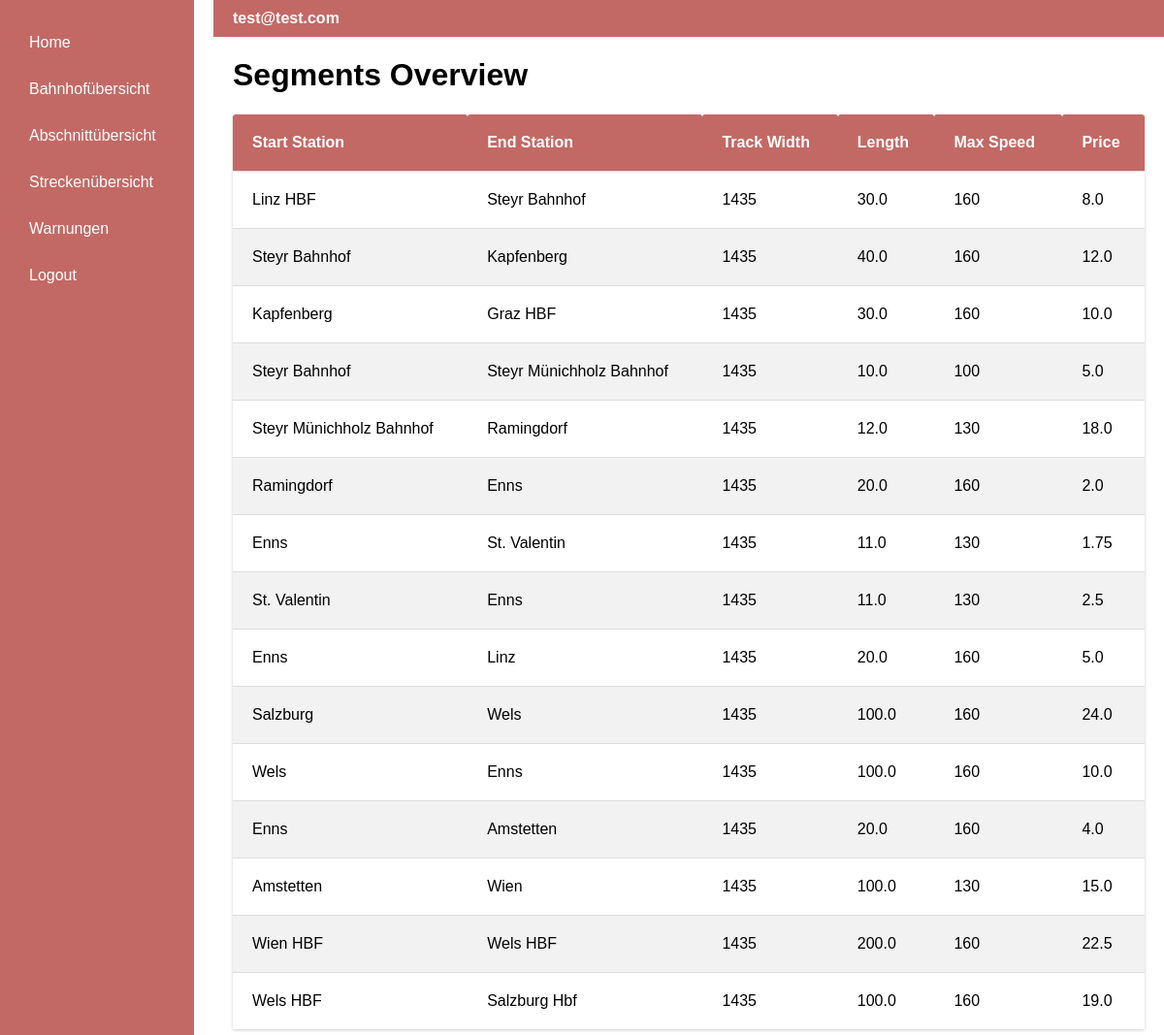
Page /segments (signed in) on the committed database.
### app/models.py (models this page shows, shortened)
class User(UserMixin, db.Model):
    id: so.Mapped[int] = so.mapped_column(primary_key=True)
    username: so.Mapped[str] = so.mapped_column(sa.String(64), index=True,
                                                unique=True)
    email: so.Mapped[str] = so.mapped_column(sa.String(120), index=True,
                                             unique=True)
    password_hash: so.Mapped[Optional[str]] = so.mapped_column(sa.String(256))
    isAdmin = db.Column(db.Boolean, default=False)
    address_id = db.Column(db.Integer, db.ForeignKey('address.id', name='fk_user_address_id'))
    address = db.relationship('Address', backref='user', uselist=False)

class Segment(db.Model):
    id = db.Column(db.Integer, primary_key=True, autoincrement=True)
    startStation = db.Column(db.Integer, db.ForeignKey('station.id', name='fk_segment_start'))
    endStation = db.Column(db.Integer, db.ForeignKey('station.id', name='fk_segment_end'))
    trackWidth = db.Column(db.Integer)
    length = db.Column(db.Double)
    maxSpeed = db.Column(db.Integer)
    price = db.Column(db.Double)
    warnings = db.relationship("Warning")

class Station(db.Model):
    id = db.Column(db.Integer, primary_key=True, autoincrement=True)
    name = db.Column(db.String(140))
    address_id = db.Column(db.Integer, db.ForeignKey('address.id', name='fk_station_address_id'))
    address = db.relationship("Address")
    xcoord = db.Column(db.String(140))
    ycoord = db.Column(db.String(140))

### app/routes.py (the view)
@app.route('/segments')
@login_required
def segments():
    StartStation = aliased(Station)
    EndStation = aliased(Station)
    segments = db.session.query(
        Segment,
        StartStation.name.label('start_station_name'),
        EndStation.name.label('end_station_name')
    ).join(
        StartStation, Segment.startStation == StartStation.id
    ).join(
        EndStation, Segment.endStation == EndStation.id
    ).all()
    return render_template('segment.html', title='Segments', segments=segments)

### app/models.py (called while the page is built)
@login.user_loader
def load_user(id):
    return db.session.get(User, int(id))

### app/templates/segment.html (shortened to what this page needs)
{% extends "base.html" %}
{% block content %}
    <h1>Segments Overview</h1>
    <table class="table-station" >
        <thead>
            <tr>
                <th>Start Station</th>
                <th>End Station</th>
                <th>Track Width</th>
                <th>Length</th>
                <th>Max Speed</th>
                <th>Price</th>
            </tr>
        </thead>
        <tbody>
            {% for segment, start_station_name, end_station_name in segments %}
                <tr>
                     <td> {{ start_station_name }}</td>
                     <td> {{ end_station_name }}</td>
                    <td>{{ segment.trackWidth }}</td>
                    <td>{{ segment.length }}</td>
                    <td>{{ segment.maxSpeed }}</td>
                    <td>{{ segment.price }}</td>
                </tr>
            {% endfor %}
        </tbody>
    </table>
{% endblock %}

### app/templates/base.html (shortened to what this page needs)
<!DOCTYPE html>
<html lang="en">
<head>
</head>
<body>
<div class="container">
    <div class="sidebar">
        <a href="{{ url_for('index') }}">Home</a>
        {% if current_user.is_anonymous %}
            <a href="{{ url_for('login') }}">Login</a>
        {% else %}
            <a href="{{ url_for('trainstation') }}">Bahnhofübersicht</a>
            <a href="{{ url_for('segments') }}">Abschnittübersicht</a>
            <a href="{{ url_for('routes_overview') }}">Streckenübersicht</a>
            <a href="{{ url_for('warnings') }}">Warnungen</a>
            <a href="{{ url_for('logout') }}">Logout</a>
        {% endif %}
    </div>
    <div class="content">
        <div class="topbar">
            <span class="email">{{ current_user.email if not current_user.is_anonymous else 'Guest' }}</span>
        </div>
        {% block content %}{% endblock %}
    </div>
</div>
</body>
</html>

### app/templates/base.html (style rules this page uses)
body, html { margin: 0; padding: 0; font-family: Arial, sans-serif; width: 100%; height: 100%; overflow-x: hidden; overflow-y: auto; }
.container { display: flex; height: 100vh; width: 100%; }
.sidebar { background-color: rgb(195, 105, 101); color: white; width: 200px; padding: 20px; display: flex; flex-direction: column; box-sizing: border-box; }
.sidebar a { text-decoration: none; color: white; padding: 10px; margin: 5px 0; display: block; }
.content { flex-grow: 1; padding: 0 20px 20px 40px; overflow: auto }
.topbar { background-color: rgb(195, 105, 101); color: white; padding: 10px 20px; display: flex; align-items: center; justify-content: space-between; width: calc(100% + 40px); margin: 0 -20px 0 -20px; box-sizing: border-box; }
.email { font-weight: bold; padding-right: 20px; }
.table-station { overflow-y: hidden; width: 100%; border-collapse: separate; border-spacing: 0; margin: 20px 0; box-shadow: 0 1px 3px rgba(0, 0, 0, 0.2); }
.table-station th, .table-station td { padding: 20px; text-align: left; border-bottom: 1px solid #ddd; }
.table-station th { background-color: rgb(195, 105, 101); color: white; border-radius: 3px 3px 0 0; }
.table-station tr:last-child td { border-bottom: none; }
.table-station tr:nth-child(even) { background-color: #f2f2f2; }

### rows in the picture
User: email "test@test.com"
Segment: name "Linz HBF", name "Steyr Bahnhof", trackWidth "1435", length "30.0", maxSpeed "160", price "8.0"
Segment: name "Steyr Bahnhof", name "Kapfenberg", trackWidth "1435", length "40.0", maxSpeed "160", price "12.0"
Segment: name "Kapfenberg", name "Graz HBF", trackWidth "1435", length "30.0", maxSpeed "160", price "10.0"
Segment: name "Steyr Bahnhof", name "Steyr Münichholz Bahnhof", trackWidth "1435", length "10.0", maxSpeed "100", price "5.0"
Segment: name "Steyr Münichholz Bahnhof", name "Ramingdorf", trackWidth "1435", length "12.0", maxSpeed "130", price "18.0"
Segment: name "Ramingdorf", name "Enns", trackWidth "1435", length "20.0", maxSpeed "160", price "2.0"
Segment: name "Enns", name "St. Valentin", trackWidth "1435", length "11.0", maxSpeed "130", price "1.75"
Segment: name "St. Valentin", name "Enns", trackWidth "1435", length "11.0", maxSpeed "130", price "2.5"
Segment: name "Enns", name "Linz", trackWidth "1435", length "20.0", maxSpeed "160", price "5.0"
Segment: name "Salzburg", name "Wels", trackWidth "1435", length "100.0", maxSpeed "160", price "24.0"
Segment: name "Wels", name "Enns", trackWidth "1435", length "100.0", maxSpeed "160", price "10.0"
Segment: name "Enns", name "Amstetten", trackWidth "1435", length "20.0", maxSpeed "160", price "4.0"
Segment: name "Amstetten", name "Wien", trackWidth "1435", length "100.0", maxSpeed "130", price "15.0"
Segment: name "Wien HBF", name "Wels HBF", trackWidth "1435", length "200.0", maxSpeed "160", price "22.5"
Segment: name "Wels HBF", name "Salzburg Hbf", trackWidth "1435", length "100.0", maxSpeed "160", price "19.0"
